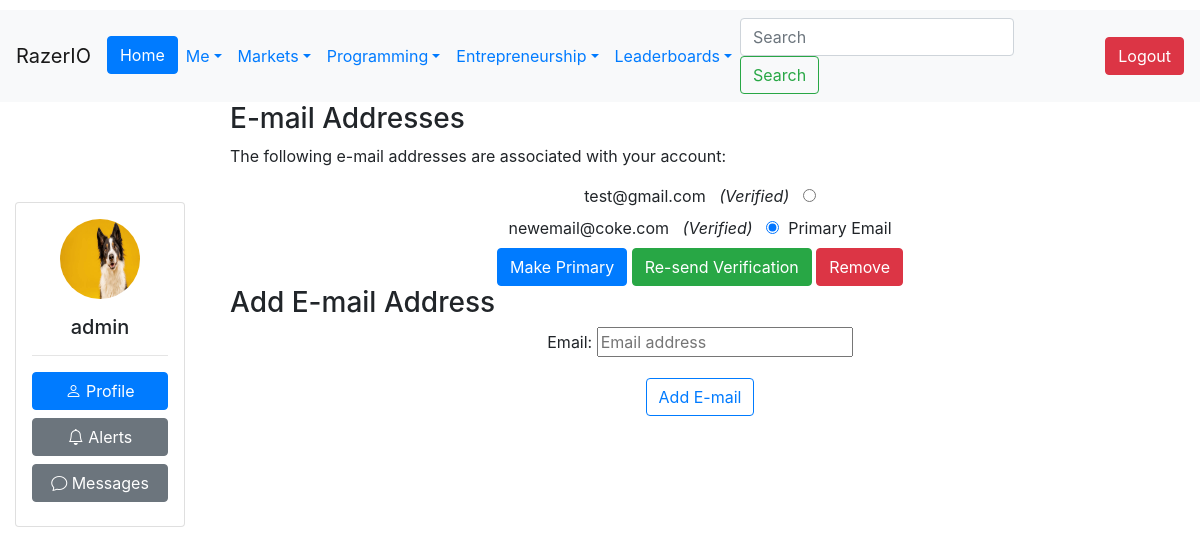
The page /accounts/email/ (signed in) on the database its author committed.
### Users/models.py (models this page shows, shortened)
class CustomUser(AbstractUser):
    Bio = models.CharField(max_length=240, default='')
    Salary = models.IntegerField(default=0)
    Company = models.ForeignKey('Company.Company', on_delete=models.CASCADE,
                                   null=True, blank=True)
    Country = models.ForeignKey(Country, on_delete=models.CASCADE, null=True)
    Region = models.ForeignKey(Region, on_delete=models.CASCADE, null=True)
    ProfilePic = models.ImageField(upload_to=upload_to, null=True, blank=True)
    Skill = models.ManyToManyField(Skill, through="User_Skill")
    Company_Verified_Email = models.BooleanField(default=False)
    badges = models.JSONField(default=dict)
    experience_level = models.CharField(choices=EXPERIENCE_LEVEL_CHOICES, max_length=50, default='Principal')
    DateOfBirth = models.DateField(null=True, blank=True)

### templates/account/email.html (shortened to what this page needs)
{% extends "base.html" %}
{% load i18n %}
{% block content %}
<div class="container-fluid">
<h3 class="h3" id="head_banner">{% trans "E-mail Addresses" %}</h3>
{% if user.emailaddress_set.all %}
<p class="email_settings_info">{% trans 'The following e-mail addresses are associated with your account:' %}</p>
<form action="{% url 'account_email' %}" class="container-fluid text-center" method="post">
  {% for emailaddress in user.emailaddress_set.all %}
  <div class="ctrlHolder">
  <label for="email_radio_{{forloop.counter}}" class="{% if emailaddress.primary %}primary_email{%endif%}">
    {{ emailaddress.email }}
    {% if emailaddress.verified %}
      <span class="verified">&nbsp;<i class="fa fa-check" aria-hidden="true"> (Verified) &nbsp;</i></span>
    {% else %}
      <span class="unverified">&nbsp;<i class="fa fa-circle-o-notch" aria-hidden="true"> (Not Verified!) &nbsp;</i></span>
    {% endif %}
    <input id="email_radio_{{forloop.counter}}" type="radio" name="email" {% if emailaddress.primary or user.emailaddress_set.count == 1 %}checked="checked"{%endif %} value="{{emailaddress.email}}"/>
    {% if emailaddress.primary %}
      <span class="primary">&nbsp;Primary Email</span>
    {% endif %}
</label>
</div>
  {% endfor %}
<div class="container-fluid" >
  <button class="btn btn-primary" type="submit" name="action_primary" >{% trans 'Make Primary' %}</button>
  <button class="btn btn-success" type="submit" name="action_send" >{% trans 'Re-send Verification' %}</button>
  <button class="btn btn-danger" type="submit" name="action_remove" >{% trans 'Remove' %}</button>
</div>
</form>
{% else %}
<p class="email_settings_info"><strong>{% trans 'Warning:'%}</strong> {% trans "You currently do not have any e-mail address set up. You should really add an e-mail address so you can receive notifications, reset your password, etc." %}</p>
{% endif %}
  <h3 class="h3" id="head_banner">{% trans "Add E-mail Address" %}</h3>
  <form method="post" class="container-fluid text-center" id="email_form" action="{% url 'account_email' %}">
      {{ form.as_p }}
      <button class="btn btn-outline-primary" name="action_add" type="submit">{% trans "Add E-mail" %}</button>
  </form>
{% endblock %}

### templates/base.html (shortened to what this page needs)
<!doctype html>
<html lang="en">
<head>
{% load bootstrap4 %}
<link rel="stylesheet" href="https://cdn.jsdelivr.net/npm/bootstrap@4.6.2/dist/css/bootstrap.min.css">
<link rel="stylesheet" href="https://unpkg.com/bootstrap-table@1.21.3/dist/bootstrap-table.min.css">
<link rel="stylesheet" href="https://cdn.jsdelivr.net/npm/bootstrap-icons@1.10.3/font/bootstrap-icons.css">
  <link rel="stylesheet" href="https://cdnjs.cloudflare.com/ajax/libs/jqueryui/1.13.2/themes/base/jquery-ui.min.css" />
</head>
<body>
    {% if user.is_authenticated %}
<nav class="navbar navbar-expand-sm navbar-light bg-light" style="margin-top: 10px;">
  <a class="navbar-brand">RazerIO</a>
  <div class="collapse navbar-collapse" id="navbarSupportedContent">
    <ul class="navbar-nav mr-auto">
      <li class="nav-item active">
        <a href="{% url 'home' %}" class="btn btn-primary">Home</a>
      </li>
      <li class="nav-item dropdown">
        <a class="nav-link dropdown-toggle text-primary" href="#" id="navbarDropdown" role="button" data-toggle="dropdown" aria-haspopup="true" aria-expanded="false">Me</a>
      </li>
      <li class="nav-item dropdown">
        <a class="nav-link dropdown-toggle text-primary" href="#" id="navbarDropdown" role="button" data-toggle="dropdown" aria-haspopup="true" aria-expanded="false">Markets</a>
      </li>
      <li class="nav-item dropdown">
        <a class="nav-link dropdown-toggle text-primary" href="#" id="navbarDropdown" role="button" data-toggle="dropdown" aria-haspopup="true" aria-expanded="false">Programming</a>
      </li>
      <li class="nav-item dropdown">
        <a class="nav-link dropdown-toggle text-primary" href="#" id="navbarDropdown" role="button" data-toggle="dropdown" aria-haspopup="true" aria-expanded="false">Entrepreneurship</a>
      </li>
            <li class="nav-item dropdown">
        <a class="nav-link dropdown-toggle text-primary" href="#" id="navbarDropdown" role="button" data-toggle="dropdown" aria-haspopup="true" aria-expanded="false">Leaderboards</a>
    </ul>
    <form class="form-inline my-2 my-lg-0" method="GET" action="{% url 'search' %}">
      <input class="form-control mr-sm-2" type="search" placeholder="Search" aria-label="Search" name="q">
      <button class="btn btn-outline-success my-2 my-sm-0 mr-5" type="submit">Search</button>
    </form>
    <button type="button" class="btn btn-danger" onclick="location.href='{% url 'logout' %}'">Logout</button>
  </div>
</nav>
{% endif %}
  <main>
    <div class="container-fluid">
      <div class="row">
        {% if user.is_authenticated %}
    <div class="col-sm-2 col-md-2 col-lg-2" style="margin-top: 100px;">
      <div class="card p-3 mb-3">
        <div class="text-center">
          {% if user.ProfilePic %}
          <img src="{{ user.ProfilePic.url }}" class="rounded-circle" width="80" height="80">
            {% else %}
          <img src="https://cdn1.iconfinder.com/data/icons/user-pictures/100/unknown-512.png" class="rounded-circle" width="80" height="80">
          {% endif %}
          <h5 class="mt-3 mb-0">{{ user.username }}</h5>
        </div>
        <hr>
        <div class="d-grid gap-2 flex-column">
          <a href="{% url 'profile' user.id %}" class="btn btn-primary mb-2" style="width: 100%;"><i class="bi bi-person"></i> Profile</a>
          <a href="{% url 'inbox' %}#v-pills-alerts" class="btn btn-secondary mb-2" style="width: 100%;"><i class="bi bi-bell"></i> Alerts</a>
          <a href="{% url 'inbox' %}" class="btn btn-secondary mb-2" style="width: 100%;"><i class="bi bi-chat"></i> Messages</a>
        </div>
      </div>
    </div>
        {% endif %}
        <div class="{% if user.is_authenticated %}col-sm-10 col-md-10 col-lg-10{% else %}col-12{% endif %}">
    {% block content %}
    {% endblock %}
          </div>
    </div>
    </div>
  </main>
  </body>
</html>

### rows shown on the page
CustomUser: ProfilePic (picture), username "admin"

### other values the page prints
{{ emailaddress.email }} "test@gmail.com"
{{ emailaddress.email }} "newemail@coke.com"
